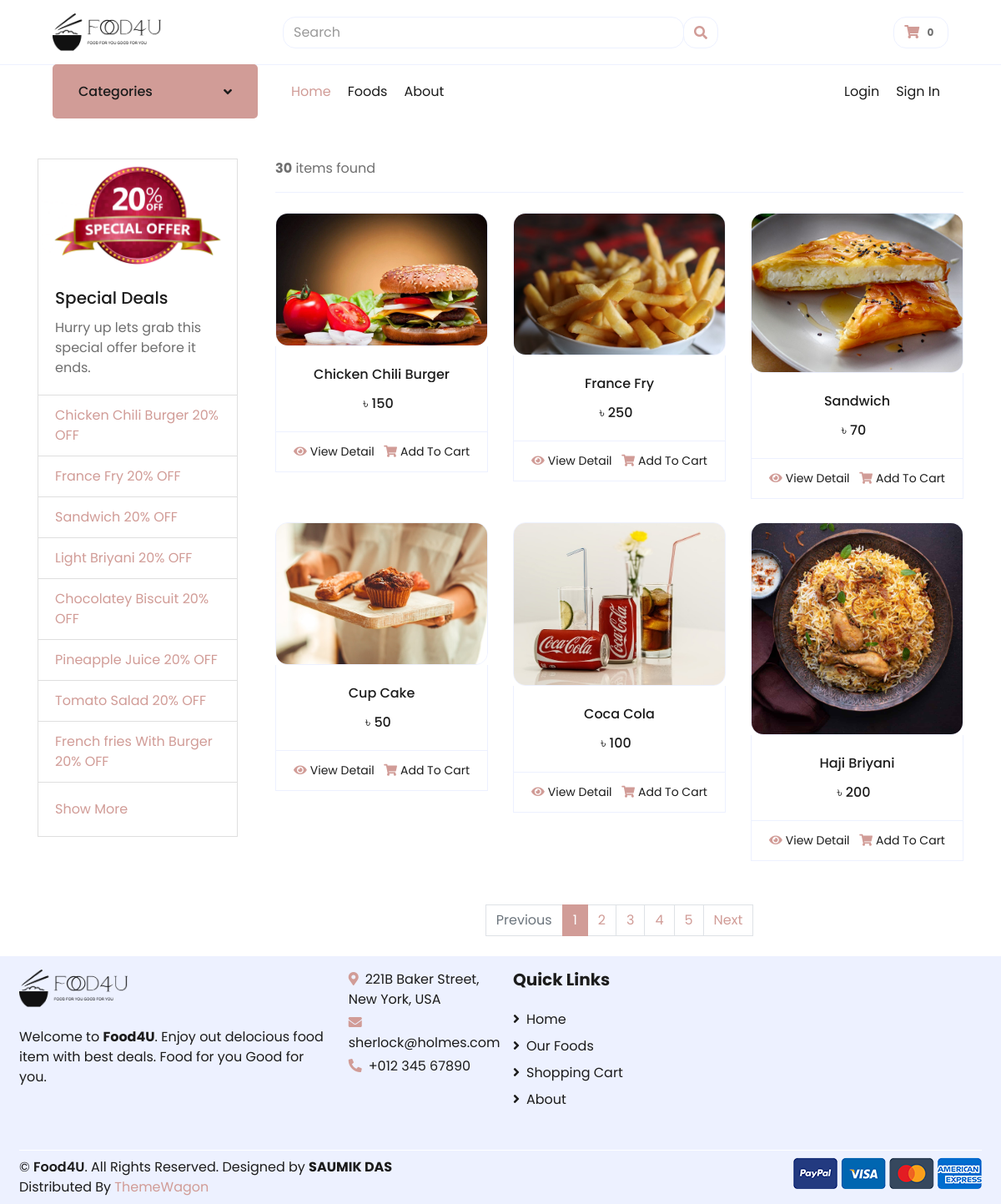
/store/, run on the app's committed database.
### store/models.py (models this page shows, shortened)
class Product(models.Model):
    product_name = models.CharField(max_length=200, unique=True)
    slug = models.SlugField(max_length=200, unique=True)
    description = models.TextField(max_length=500, blank=True)
    price = models.IntegerField()
    images = models.ImageField(upload_to='photos/products')
    stock = models.IntegerField()
    is_available = models.BooleanField(default=True)
    is_special = models.BooleanField(default=False)
    category = models.ForeignKey(Category, on_delete=models.CASCADE)
    created_date = models.DateTimeField(auto_now_add=True)
    modified_date = models.DateTimeField(auto_now=True)
    def get_url(self):
        return reverse('product_detail', args=[self.category.slug, self.slug])

### store/views.py (the view)
# urls.py: path('store/', include('store.urls')),
def store(request, category_slug=None):
    categories = None
    products = None
    special = None
    if category_slug != None:
        categories = get_object_or_404(Category, slug=category_slug)
        products = Product.objects.filter(
            category=categories, is_available=True)
        paginator = Paginator(products, 6)
        page = request.GET.get('page')
        paged_products = paginator.get_page(page)
        product_count = products.count()
    else:
        products = Product.objects.all().filter(is_available=True).order_by('id')
        paginator = Paginator(products, 6)
        page = request.GET.get('page')
        paged_products = paginator.get_page(page)
        product_count = products.count()
        special = Product.objects.all().filter(is_special=True).order_by('id')
    context = {
        'products': paged_products,
        'p_count': product_count,
        'special': special,
    }
    return render(request, 'store/store.html', context)

### cart/context_processors.py (called while the page is built)
def counter(request):
    cart_count = 0
    if 'admin' in request.path:
        return {}
    else:
        try:
            cart = Cart.objects.filter(cart_id=_cart_id(request))
            if request.user.is_authenticated:
                cart_items = CartItem.objects.all().filter(user=request.user)
            else:
                cart_items = CartItem.objects.all().filter(cart=cart[:1])
            for cart_item in cart_items:
                cart_count += cart_item.quantity
        except Cart.DoesNotExist:
            cart_count = 0
    return dict(cart_count=cart_count)

### cart/views.py (called while the page is built)
def _cart_id(request):
    cart = request.session.session_key
    if not cart:
        cart = request.session.create()
    return cart

### category/context_processors.py (called while the page is built)
def menu_links(request):
    links = Category.objects.all()
    return dict(links=links)

### category/models.py (called while the page is built)
    def get_url(self):
        return reverse('products_by_category', args=[self.slug])

### store/templates/store/store.html (shortened to what this page needs)
{% extends 'base.html' %}
 {% load static %}
 {% block content %}
<section class="section-content padding-y">
  <div class="container">
    <div class="row">
      <aside class="col-md-3">
        <div class="card" style="width: 15rem;">
          <img class="card-img-top" src="{% static 'images\banners\20off.png' %}" alt="Card image cap">
          <div class="card-body">
            <h5 class="card-title">Special Deals</h5>
            <p class="card-text">Hurry up lets grab this special offer before it ends.</p>
          </div>
          <ul class="list-group list-group-flush">
            {% for product in special %}
            <a href="{{product.get_url}}" class="list-group-item">{{product.product_name}} 20% OFF</a>
            {% endfor %}
          </ul>
          <div class="card-body">
            <a href="{%url "home"%}" class="card-link">Show More</a>
          </div>
        </div>
      </aside>
      <main class="col-md-9">
        <header class="border-bottom mb-4 pb-3">
          <div class="form-inline">
            <span class="mr-md-auto"
              ><b>{{ p_count }}</b> items found
            </span>
          </div>
        </header>
        <div class="row">
          {% if products %}
           {% for product in products %}
          <div class="col-lg-4 col-md-6 col-sm-12 pb-1">
            <div class="card product-item border-0 mb-4">
                <div class="card-header product-img position-relative overflow-hidden bg-transparent border p-0" style="border-radius:15px">
                    <a href="{{product.get_url}}" ><img class="img-fluid w-100" src="{{product.images.url}}" alt="Food4U"></a>
                </div>
                <div class="card-body border-left border-right text-center p-0 pt-4 pb-3">
                    <h6 class="text-truncate mb-3">{{product.product_name}}</h6>
                    <div class="d-flex justify-content-center">
                        <h6>৳ {{product.price}}</h6><h6 class="text-muted ml-2">
                    </div>
                </div>
                <div class="card-footer d-flex justify-content-between bg-light border">
                    <a href="{{product.get_url}}" class="btn btn-sm text-dark p-0"><i class="fas fa-eye text-primary mr-1"></i>View Detail</a>
                    <a href="{% url 'add_cart' product.id %}" class="btn btn-sm text-dark p-0"><i class="fas fa-shopping-cart text-primary mr-1"></i>Add To Cart</a>
                </div>
            </div>
        </div>
          {% endfor %} {% else %}
          <div>
            <h2>This item currently not available. Please try again leter.</h2>
          </div>
          {% endif %}
        </div>
        <nav class="mt-4" aria-label="Page navigation sample">
          {% if products.has_other_pages %}
          <ul class="pagination justify-content-center">
            {% if products.has_previous %}
            <li class="page-item">
              <a
                class="page-link"
                href="?page={{products.previous_page_number}}"
                >Previous</a
              >
            </li>
            {% else %}
            <li class="page-item disabled">
              <a class="page-link" href="#">Previous</a>
            </li>
            {% endif %}
            {% for i in products.paginator.page_range %}
            {% if products.number == i %}
            <li class="page-item active">
              <a class="page-link" href="#">{{i}}</a>
            </li>
            {% else %}
            <li class="page-item">
              <a class="page-link" href="?page={{i}}">{{i}}</a>
            </li>
            {% endif %} {% endfor %} {% if products.has_next %}
            <li class="page-item">
              <a class="page-link" href="?page={{products.next_page_number}}"
                >Next</a
              >
            </li>
            {% else %}
            <li class="page-item disabled">
              <a class="page-link" href="#">Next</a>
            </li>
            {% endif %}
          </ul>
          {% endif %}
        </nav>
      </main>
    </div>
  </div>
</section>
{% endblock %}

### templates/base.html (shortened to what this page needs)
{% load static %}
<!DOCTYPE html>
<html lang="en">
<head>
    <link href="{% static 'css/custom.css' %}" rel="stylesheet" type="text/css"/>
    <link rel="stylesheet" href="https://cdnjs.cloudflare.com/ajax/libs/font-awesome/4.7.0/css/font-awesome.min.css">
    <link href="https://cdnjs.cloudflare.com/ajax/libs/font-awesome/5.10.0/css/all.min.css" rel="stylesheet">
    <link href="{% static 'lib/owlcarousel/assets/owl.carousel.min.css' %}" rel="stylesheet">
    <link href="{% static 'css/style.css' %}" rel="stylesheet">
</head>
<body>
 <div class="container-fluid">
  <div class="row align-items-center py-3 px-xl-5">
      <div class="col-lg-3 d-none d-lg-block">
          <a href="{% url 'home' %}" >
              <img src="{% static 'images\f4u1.png' %}" alt="Food4U" width="130" height="45">
          </a>
      </div>
 <div class="col-lg-6 col-6 text-left">
     <form action="{% url 'search' %}" method="GET">
         <div class="input-group">
             <input
             type="text"
             class="form-control"
             style="width: 60%;border-radius:15px"
             placeholder="Search"
             name="keyword"
             />
             <div class="input-group-append">
                 <button class="input-group-text bg-transparent text-primary" type="submit" style="border-radius:15px">
                     <i class="fa fa-search"></i>
                    </button>
                </div>
            </div>
        </form>
    </div>
      <div class="col-lg-3 col-6 text-right">
          <a href="{% url "cart"%}" class="btn border" style="border-radius:15px">
              <i class="fas fa-shopping-cart text-primary"></i>
              <span class="badge">{{cart_count}}</span>
          </a>
      </div>
  </div>
</div>
    <div class="container-fluid mb-5">
        <div class="row border-top px-xl-5">
            <div class="col-lg-3 d-none d-lg-block">
                <a class="btn shadow-none d-flex align-items-center justify-content-between bg-primary text-white w-100" data-toggle="collapse" href="#navbar-vertical" style="height: 65px; margin-top: -1px; padding: 0 30px;border-radius:5px" >
                    <h6 class="m-0">Categories</h6>
                    <i class="fa fa-angle-down text-dark"></i>
                </a>
            </div>
            <div class="col-lg-9">
                <nav class="navbar navbar-expand-lg bg-light navbar-light py-3 py-lg-0 px-0">
                    <div class="collapse navbar-collapse justify-content-between" id="navbarCollapse">
                        <div class="navbar-nav mr-auto py-0">
                            <a href="{% url "home"%}" class="nav-item nav-link active">Home</a>
                            <a href="{% url "store"%}" class="nav-item nav-link">Foods</a>
                            <a href="{% url "about"%}" class="nav-item nav-link">About</a>
                        </div>
                        {% if user.is_authenticated %}
                        <div class="navbar-nav ml-auto py-0">
                            <a href="{% url "dashboard"%}" class="nav-item nav-link">Profile</a>
                            <a href="{% url "logout"%}" class="nav-item nav-link">Logout</a>
                        </div>
                        {% else %}
                        <div class="navbar-nav ml-auto py-0">
                            <a href="{% url "login"%}" class="nav-item nav-link">Login</a>
                            <a href="{% url "register"%}" class="nav-item nav-link">Sign In</a>
                        </div>
                        {% endif %}
                    </div>
                </nav>
            </div>
        </div>
    </div>
  {% block content %}{% endblock %}
 <div class="container-fluid bg-secondary text-dark mt-2 pt-2">
  <div class="row px-xl-2 pt-2">
      <div class="col-lg-4 col-md-12 mb-5 pr-2 pr-xl-2">
          <a href="" class="text-decoration-none">
                <img src="{% static 'images\f4u1.png' %}" alt="Food4U" width="130" height="45">
          </a>
          <p>Welcome to <b>Food4U</b>. Enjoy out delocious food item with best deals. Food for you Good for you.</p>
      </div>
      <div class="col-lg-2 col-md-3 mb-3 pr-2 pr-xl-2">
          <p class="mb-1"><i class="fa fa-map-marker-alt text-primary mr-2"></i>221B Baker Street, New York, USA</p>
          <p class="mb-1"><i class="fa fa-envelope text-primary mr-2"></i>sherlock@holmes.com</p>
          <p class="mb-0"><i class="fa fa-phone-alt text-primary mr-2"></i>+012 345 67890</p>
      </div>
      <div class="col-lg-5 col-md-6">
          <div class="row">
              <div class="col-md-4 mb-5">
                  <h5 class="font-weight-bold text-dark mb-4">Quick Links</h5>
                  <div class="d-flex flex-column justify-content-start">
                      <a class="text-dark mb-2" href="{% url "home"%}"><i class="fa fa-angle-right mr-2"></i>Home</a>
                      <a class="text-dark mb-2" href="{% url "store"%}"><i class="fa fa-angle-right mr-2"></i>Our Foods</a>
                      <a class="text-dark mb-2" href="{% url "cart"%}"><i class="fa fa-angle-right mr-2"></i>Shopping Cart</a>
                      <a class="text-dark" href="{% url "about"%}"><i class="fa fa-angle-right mr-2"></i>About</a>
                  </div>
              </div>
            </div>
      </div>
  </div>
  <div class="row border-top border-light mx-xl-2 py-2">
      <div class="col-md-6 px-xl-0">
          <p class="mb-md-0 text-center text-md-left text-dark">
              &copy; <a class="text-dark font-weight-semi-bold" href="#">Food4U</a>. All Rights Reserved. Designed
              by
              <b>SAUMIK DAS</b>
              Distributed By <a href="https://themewagon.com" target="_blank">ThemeWagon</a>
          </p>
      </div>
      <div class="col-md-6 px-xl-0 text-center text-md-right">
          <img class="img-fluid" src="img/payments.png" alt="">
      </div>
  </div>
</div>
</body>
</html>

### data on the page
Product: product_name "Chicken Chili Burger", images (picture), price "150"
Product: product_name "France Fry", images (picture), price "250"
Product: product_name "Sandwich", images (picture), price "70"
Product: product_name "Light Briyani"
Product: product_name "Chocolatey Biscuit"
Product: product_name "Pineapple Juice"
Product: product_name "Tomato Salad"
Product: product_name "French fries With Burger"
Product: images (picture), product_name "Cup Cake", price "50"
Product: images (picture), product_name "Coca Cola", price "100"
Product: images (picture), product_name "Haji Briyani", price "200"

### other printed values
{{ cart_count }} "0"
{{ p_count }} "30"
{{ i }} "1"
{{ i }} "2" "3" "4" "5"
